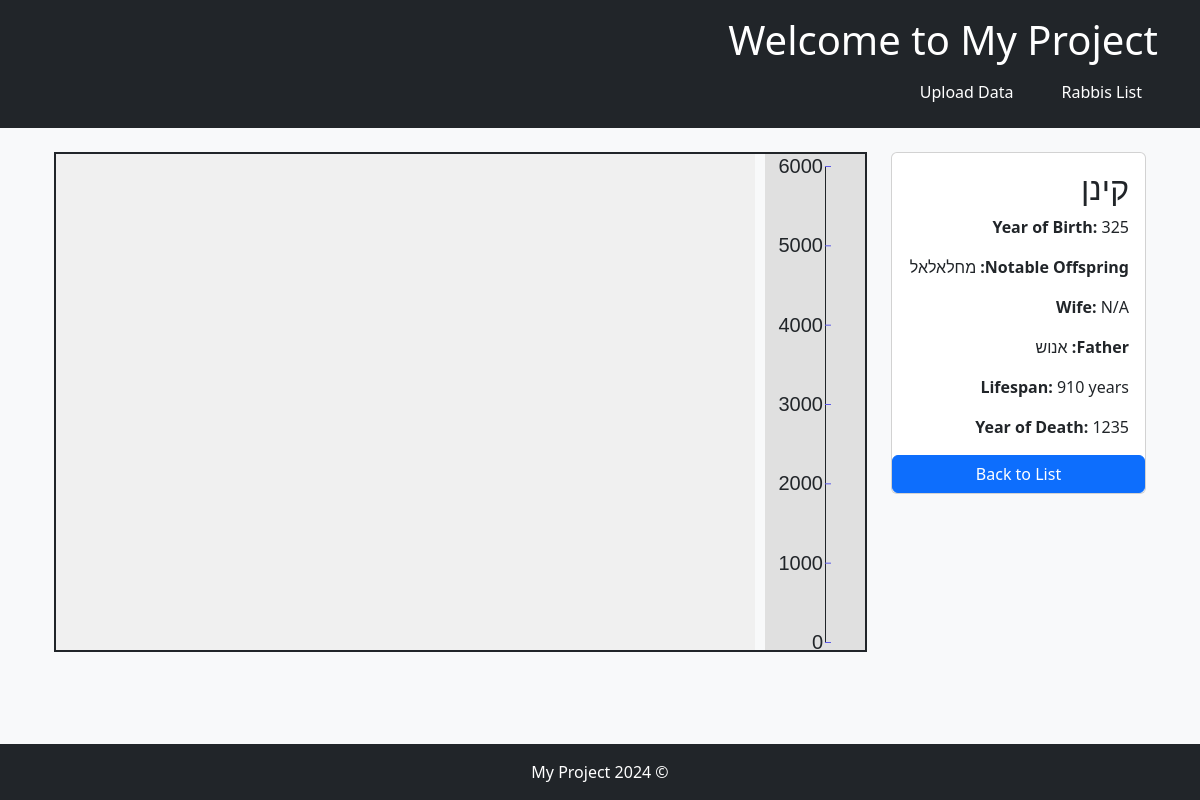
/rabbis/860/, run on the app's committed database.
### rabbis/models.py (models this page shows, shortened)
class Person(models.Model):
    unique_id = models.UUIDField(default=uuid.uuid4, editable=False, unique=True)
    name = models.CharField(max_length=255)
    birth_year = models.IntegerField(blank=True, null=True)
    lifespan = models.IntegerField(blank=True, null=True)
    wife = models.ManyToManyField('self', blank=True, related_name='husbands', symmetrical=False)
    notable_offspring = models.ManyToManyField('self', blank=True, related_name='parents', symmetrical=False)
    father = models.ForeignKey('self', on_delete=models.SET_NULL, null=True, blank=True, related_name='children')
    @property
    def death_year(self):
        return self.birth_year + self.lifespan if self.birth_year and self.lifespan else None

### rabbis/views.py (the view)
# urls.py: path('<int:rabbi_id>/', views.rabbi_detail, name='rabbi_detail'),
def rabbi_detail(request, rabbi_id):
    rabbi = Person.objects.get(id=rabbi_id)
    return render(request, 'rabbis/rabbi_detail.html', {'rabbi': rabbi})

### rabbis/templates/rabbis/rabbi_detail.html (shortened to what this page needs)
{% extends 'rabbis/base.html' %}
{% load static %}
{% block content %}
<div class="container">
  <div class="row">
    <div class="col-md-3">
      <div class="card mb-4">
        <div class="card-body">
          <h2 class="card-title">{{ rabbi.name }}</h2>
          <p class="card-text"><strong>Year of Birth:</strong> {{ rabbi.birth_year }}</p>
          <p class="card-text"><strong>Notable Offspring:</strong>
            {% if rabbi.notable_offspring.all %}
              {% for offspring in rabbi.notable_offspring.all %}
                {{ offspring.name }}{% if not forloop.last %}, {% endif %}
              {% endfor %}
            {% else %}
              N/A
            {% endif %}
          </p>
          <p class="card-text"><strong>Wife:</strong>
            {% if rabbi.wife.all %}
              {% for wife in rabbi.wife.all %}
                {{ wife.name }}{% if not forloop.last %}, {% endif %}
              {% endfor %}
            {% else %}
              N/A
            {% endif %}
          </p>
          <p class="card-text"><strong>Father:</strong>
            {% if rabbi.father %}
              {{ rabbi.father.name }}
            {% else %}
              N/A
            {% endif %}
          </p>
          <p class="card-text"><strong>Lifespan:</strong> {{ rabbi.lifespan }} years</p>
          <p class="card-text"><strong>Year of Death:</strong>
            {% if rabbi.death_year %}
              {{ rabbi.death_year }}
            {% else %}
              N/A
            {% endif %}
          </p>
        </div>
        <a href="{% url 'rabbi_list' %}" class="btn btn-primary">Back to List</a>
      </div>
    </div>
    <div class="col-md-9">
      <div class="graph-container">
        <div id="timeline"></div>
        <div id="graph"></div>
      </div>
    </div>
  </div>
</div>
{% endblock %}

### rabbis/static/rabbis/css/styles.css (style rules this page uses)
body { font-family: 'Segoe UI', Tahoma, Geneva, Verdana, sans-serif; background-color: #f8f9fa; color: #212529; padding-bottom: 60px; direction: rtl; text-align: right; }
.card { margin-bottom: 1.5rem; text-align: right; }
.graph-container { display: flex; gap: 10px; justify-content: flex-start; border: 2px solid #212529; margin-bottom: 20px; position: relative; height: 500px; overflow: hidden; }
#timeline { width: 100px; height: 100%; background-color: #e0e0e0; position: relative; }
#graph { flex-grow: 1; height: 100%; background-color: #f0f0f0; position: relative; overflow: hidden; cursor: grab; }

### data on the page
Person: name "קינן", birth_year "325", father.name "אנוש", lifespan "910", death_year "1235"
Person: name "מחלאלאל"
